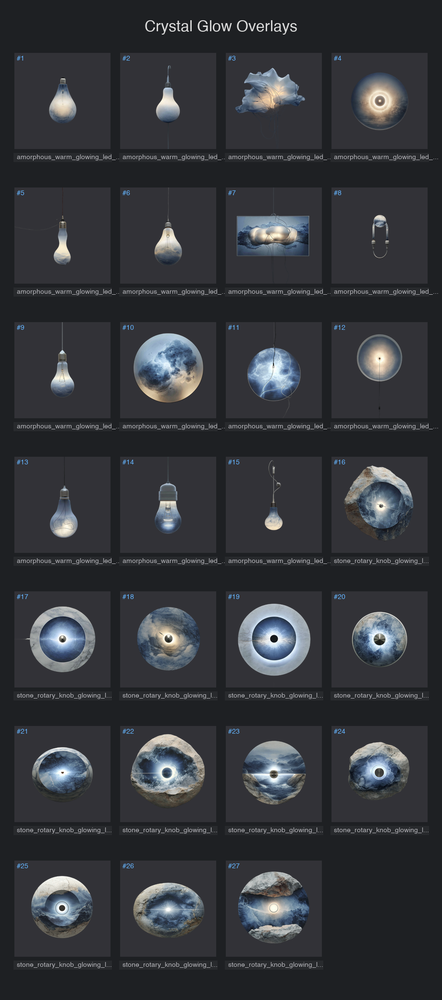
#> input picture UI Mockup/contact_sheet_crystal_glows.png, 442 x 1000 px, shrunk from 920 x 2080 before the run
$ python mask_with_grabcut.py '../UI Mockup/contact_sheet_crystal_glows.png' 5 5 5
#> lines starting #> are read from the running program, lines starting #| are printed output that depends on the picture; after the words box and inside, x2 and y2 are one past the last pixel; in counts of white or black regions, pixels touching at a corner belong together
#!/usr/bin/env python3
"""
Mask knobs using GrabCut algorithm
Automatic foreground/background segmentation with refinement
"""
import sys
import numpy as np
from PIL import Image
from pathlib import Path
from scipy import ndimage
import cv2

def segment_with_grabcut(img_array, rect_margin=50, iterations=5):
    """
    Segment foreground using GrabCut algorithm

    Args:
        img_array: Input image as numpy array (RGB)
        rect_margin: Margin from edges for initial rectangle
        iterations: Number of GrabCut iterations

    Returns:
        Foreground mask as boolean array
    """
    height, width = img_array.shape[:2]

    # Initialize rectangle (initial estimate of foreground region)
    rect = (rect_margin, rect_margin, width - 2 * rect_margin, height - 2 * rect_margin)

    # Initialize masks for GrabCut
    mask = np.zeros((height, width), np.uint8)
    bgd_model = np.zeros((1, 65), np.float64)
    fgd_model = np.zeros((1, 65), np.float64)

    # Run GrabCut
    cv2.grabCut(img_array, mask, rect, bgd_model, fgd_model, iterations, cv2.GC_INIT_WITH_RECT)

    # Create binary mask (foreground = 1, 3; background = 0, 2)
    mask2 = np.where((mask == 2) | (mask == 0), 0, 1).astype('uint8')

    return mask2

def refine_mask(mask_binary, min_size=1000, edge_feather=5):
    """
    Refine the binary mask

    Args:
        mask_binary: Binary mask (0 or 1)
        min_size: Minimum region size to keep
        edge_feather: Gaussian blur sigma for smooth edges

    Returns:
        Refined alpha channel as uint8
    """
    # Remove small regions
    labeled, num_features = ndimage.label(mask_binary)
    if num_features > 1:
        sizes = ndimage.sum(mask_binary, labeled, range(num_features + 1))
        # Keep only regions larger than min_size
        mask_sizes = sizes > min_size
        remove_pixel = ~mask_sizes[labeled]
        mask_binary = mask_binary.copy()
        mask_binary[remove_pixel] = 0

    # Morphological operations to smooth
    kernel = np.ones((5, 5), np.uint8)
    mask_binary = cv2.morphologyEx(mask_binary, cv2.MORPH_CLOSE, kernel, iterations=2)
    mask_binary = cv2.morphologyEx(mask_binary, cv2.MORPH_OPEN, kernel, iterations=1)

    # Fill holes
    mask_binary = ndimage.binary_fill_holes(mask_binary).astype(np.uint8)

    # Smooth edges
    if edge_feather > 0:
        mask_float = mask_binary.astype(float)
        mask_smooth = ndimage.gaussian_filter(mask_float, sigma=edge_feather)
        alpha = (mask_smooth * 255).astype(np.uint8)
    else:
        alpha = mask_binary * 255

    return alpha

def process_image_with_grabcut(image_path, output_path=None, rect_margin=50, iterations=5, edge_feather=6):
    """Process image using GrabCut"""
    print(f"Processing: {Path(image_path).name}")

    # Load image
    img = Image.open(image_path).convert('RGB')
    img_array = np.array(img)

    print(f"   Running GrabCut (iterations={iterations}, margin={rect_margin}px)...")

    # Segment with GrabCut
    mask_binary = segment_with_grabcut(img_array, rect_margin, iterations)

    # Refine mask
    print("   Refining mask...")
    alpha = refine_mask(mask_binary, min_size=1000, edge_feather=edge_feather)

    # Calculate coverage
    coverage = np.sum(alpha > 0) / alpha.size * 100
    print(f"   ✅ Mask coverage: {coverage:.1f}%")

    # Create RGBA image
    rgba_array = np.dstack([img_array, alpha])
    rgba_img = Image.fromarray(rgba_array, 'RGBA')

    # Determine output path
    if output_path is None:
        output_path = Path(image_path).parent / f"{Path(image_path).stem}_masked_grabcut.png"

    # Save
    rgba_img.save(output_path, 'PNG')
    print(f"   ✅ Saved: {output_path}\n")

    return output_path

def main():
    if len(sys.argv) < 2:
        print("Usage: python3 mask_with_grabcut.py <input_image> [rect_margin] [iterations] [edge_feather]")
        print("\nParameters:")
        print("  rect_margin: Margin from edges for initial rect (default: 50)")
        print("  iterations: Number of GrabCut iterations (default: 5)")
        print("  edge_feather: Pixels to feather at edge (default: 6)")
        print("\nExample: python3 mask_with_grabcut.py series_3_1.png 80 8 8")
        sys.exit(1)

    input_path = Path(sys.argv[1])
    rect_margin = int(sys.argv[2]) if len(sys.argv) > 2 else 50
    iterations = int(sys.argv[3]) if len(sys.argv) > 3 else 5
    edge_feather = int(sys.argv[4]) if len(sys.argv) > 4 else 6

    # Check if file exists
    if not input_path.exists():
        # Try in Desktop/knobs
        input_path = Path.home() / 'Desktop' / 'knobs' / input_path.name
        if not input_path.exists():
            print(f"❌ File not found: {input_path}")
            sys.exit(1)

    print("🎯 GRABCUT SEGMENTATION MASKING")
    print("=" * 60)

    try:
        output_path = process_image_with_grabcut(
            input_path,
            rect_margin=rect_margin,
            iterations=iterations,
            edge_feather=edge_feather
        )
#> in process_image_with_grabcut, img is the input picture: PIL image 442x1000 RGB; mean R, G, B 52.3, 54.5, 59.1
#> in process_image_with_grabcut, `mask_binary = segment_with_grabcut(img_array, rect_margin, iterations)`:
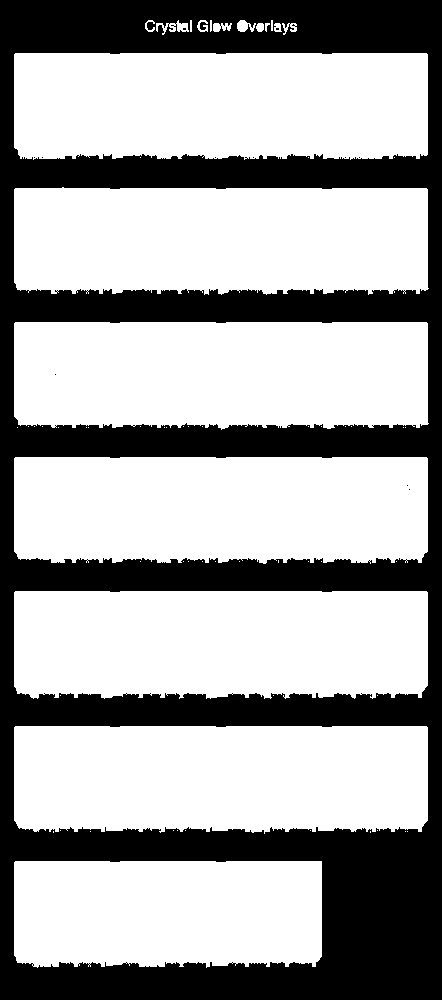
#> mask_binary: shape (1000, 442); values 0 (black) and 1 (white), 65.6% white; 12 black regions (11 under 20 px), largest, box (x1, y1, x2, y2) and area: (0, 0, 442, 1000) 151939
#> in refine_mask, `labeled, num_features = ndimage.label(mask_binary)`:
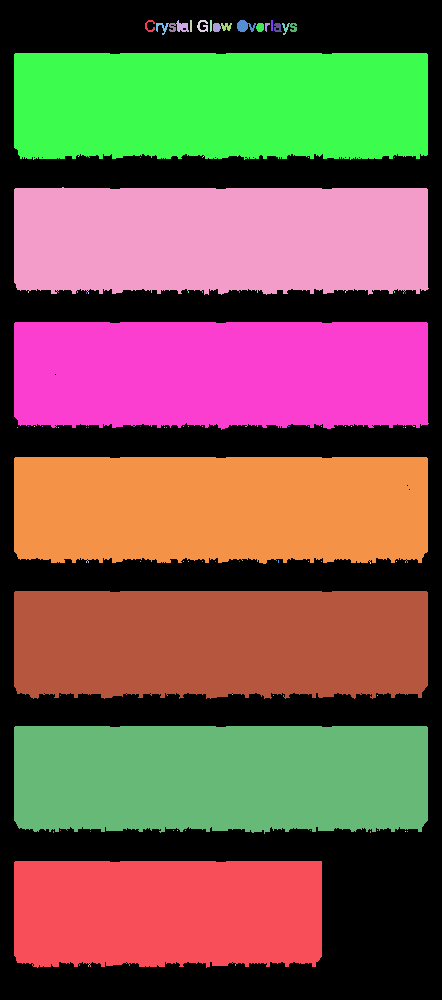
#> labeled: shape (1000, 442) int32; 118 distinct labels, from 0 to 117; one colour per label, 0 black
#> in refine_mask, `labeled, num_features = ndimage.label(mask_binary)`: num_features = 117
#> in refine_mask, `sizes = ndimage.sum(mask_binary, labeled, range(num_features + 1))`: sizes = 118 values, max 43085 at index 17, min 0 at index 0, mean 2458
#> in refine_mask, `remove_pixel = ~mask_sizes[labeled]`:
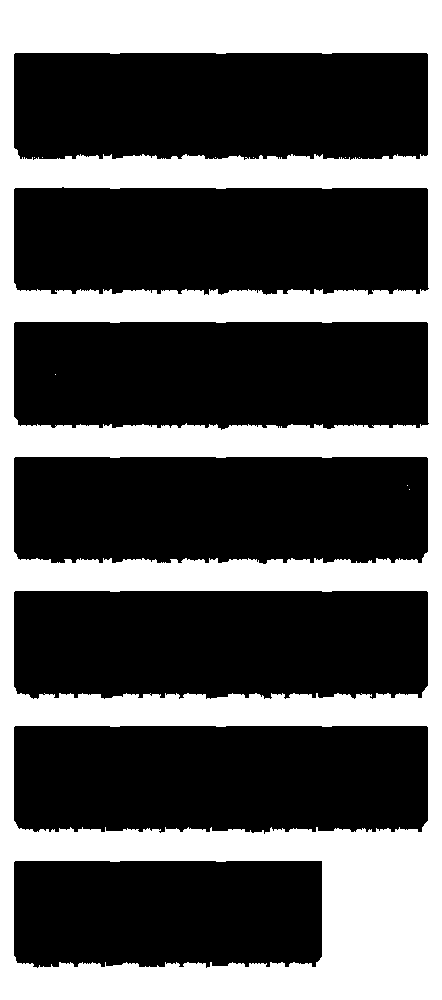
#> remove_pixel: shape (1000, 442) bool; 34.6% white; 10 white regions (9 under 20 px), largest, box (x1, y1, x2, y2) and area: (0, 0, 442, 1000) 152960
#> in refine_mask, `mask_binary = cv2.morphologyEx(mask_binary, cv2.MORPH_CLOSE, kernel, i..`:
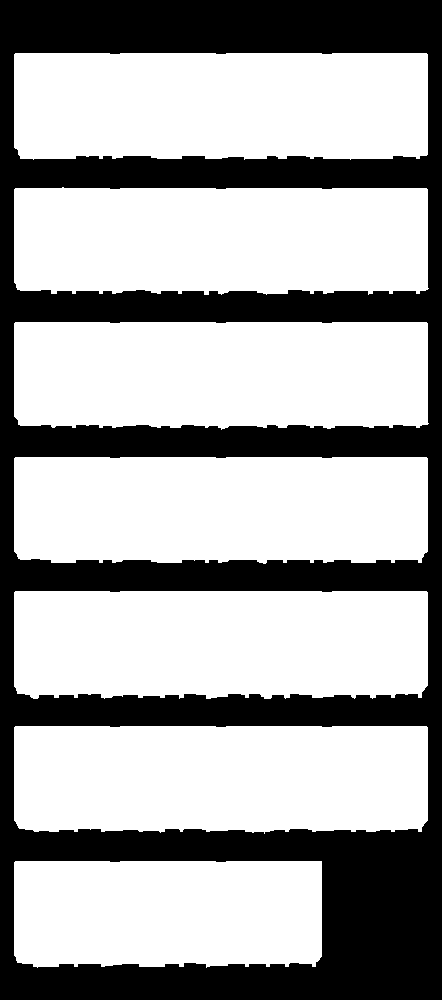
#> mask_binary: shape (1000, 442); values 0 (black) and 1 (white), 65.8% white; 1 black region, box (x1, y1, x2, y2) and area: (0, 0, 442, 1000) 151342
#> in refine_mask, `mask_binary = cv2.morphologyEx(mask_binary, cv2.MORPH_OPEN, kernel, it..`:
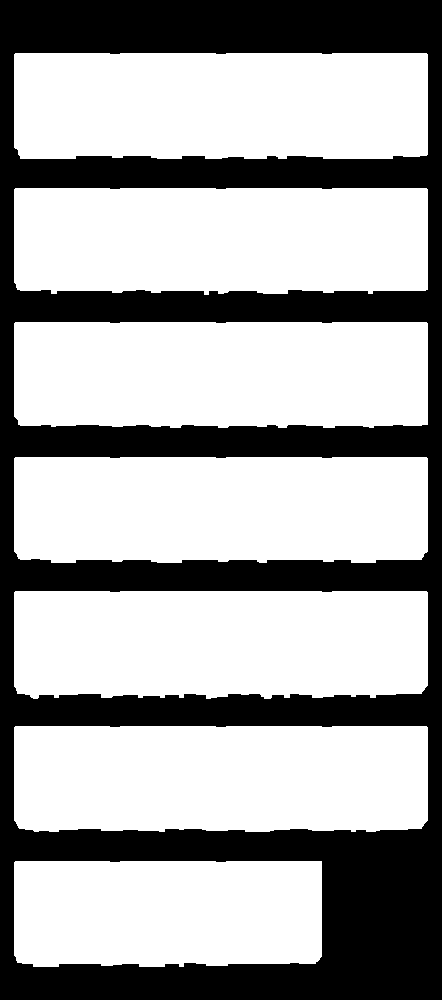
#> mask_binary: shape (1000, 442); values 0 (black) and 1 (white), 65.6% white; 1 black region, box (x1, y1, x2, y2) and area: (0, 0, 442, 1000) 151835
#> in refine_mask, `mask_smooth = ndimage.gaussian_filter(mask_float, sigma=edge_feather)`:
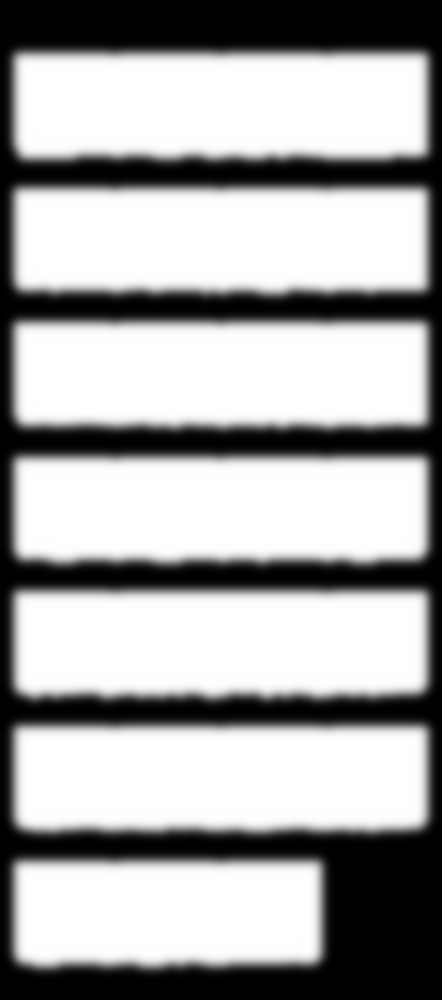
#> mask_smooth: shape (1000, 442) float64; min 0, max 1, mean 0.656
#> in process_image_with_grabcut, `coverage = np.sum(alpha > 0) / alpha.size * 100`: coverage = 87.66
#|    ✅ Mask coverage: 87.7%
#> in process_image_with_grabcut, `rgba_array = np.dstack([img_array, alpha])`:
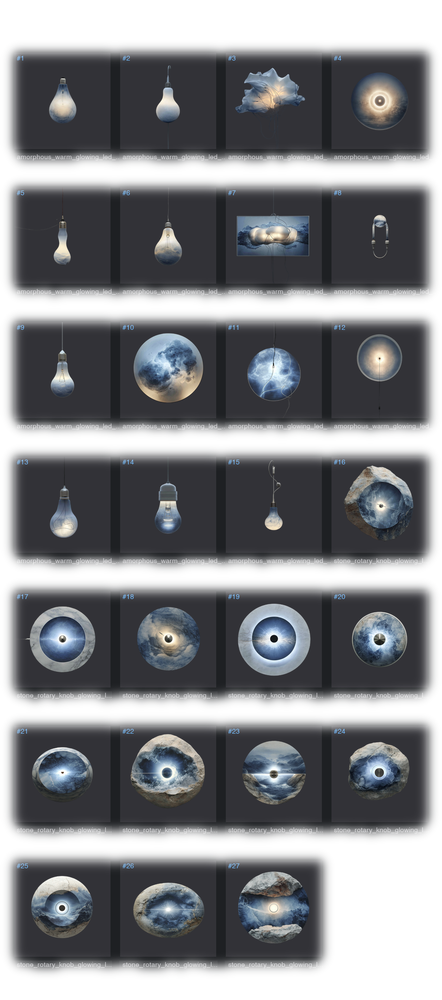
#> rgba_array: shape (1000, 442, 4); mean R, G, B, A 52.3, 54.5, 59.1, 167.1; transparent parts drawn white

        if output_path:
            print(f"To preview: open {output_path}")

    except Exception as e:
        print(f"❌ Error: {e}")
        import traceback
        traceback.print_exc()
        sys.exit(1)

if __name__ == '__main__':
    main()

$ run again, on UI Mockup/knob_assets_contact_sheet.png
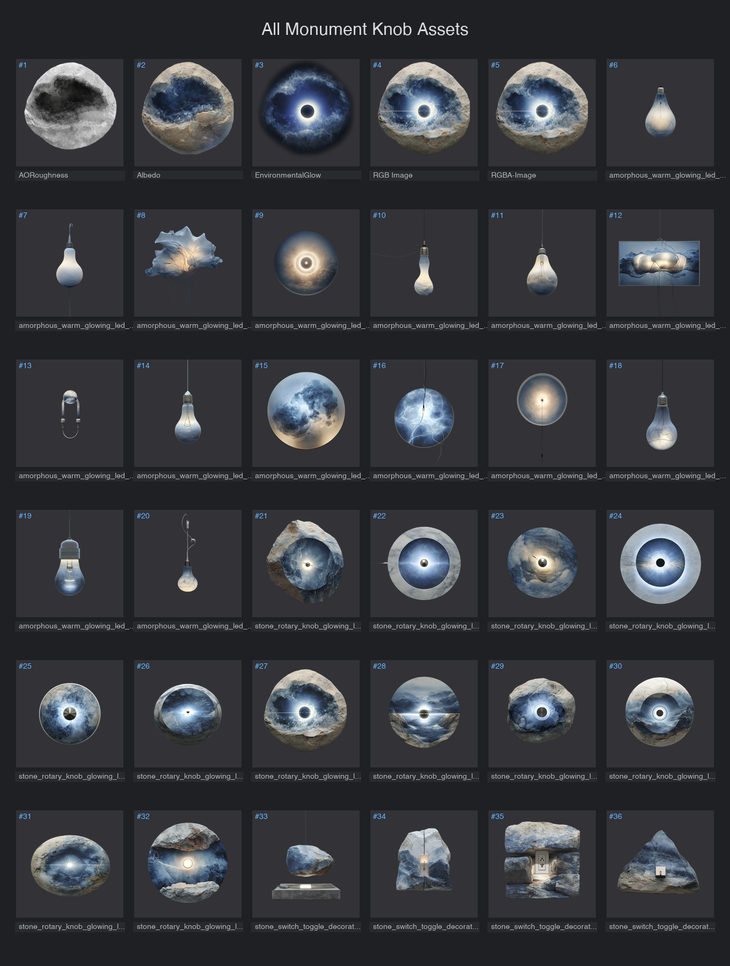
#> input picture UI Mockup/knob_assets_contact_sheet.png, 730 x 966 px, shrunk from 1360 x 1800 before the run
#> in process_image_with_grabcut, img is the input picture: PIL image 730x966 RGB; mean R, G, B 54.3, 56.5, 61.2
#> in refine_mask, `labeled, num_features = ndimage.label(mask_binary)`:
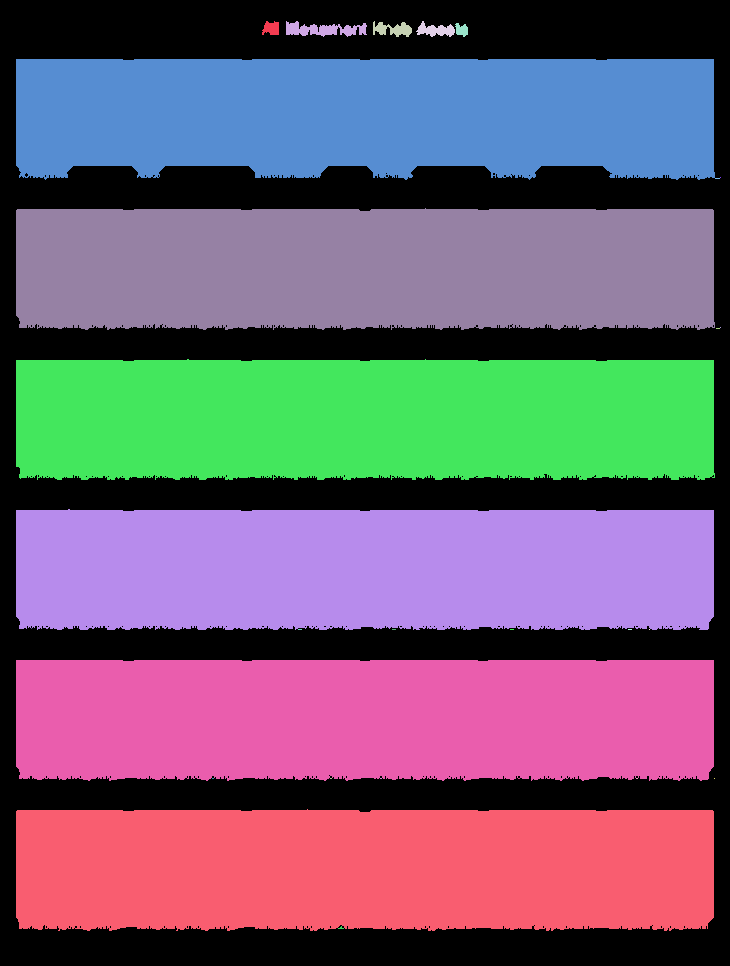
#> labeled: shape (966, 730) int32; 29 distinct labels, from 0 to 28; one colour per label, 0 black
#> num_features = 28
#> sizes = 29 values, max 82801 at index 9, min 0 at index 0, mean 17015.8
#> remove_pixel: shape (966, 730) bool; 30.3% white; 132 white regions (131 under 20 px), largest, box (x1, y1, x2, y2) and area: (0, 0, 730, 966) 213310
#> mask_float: shape (966, 730) float64; values 0 (black) and 1 (white), 70% white; 1 black region, box (x1, y1, x2, y2) and area: (0, 0, 730, 966) 211890
#> coverage = 88.63
#|    ✅ Mask coverage: 88.6%
#> in process_image_with_grabcut, `rgba_array = np.dstack([img_array, alpha])`:
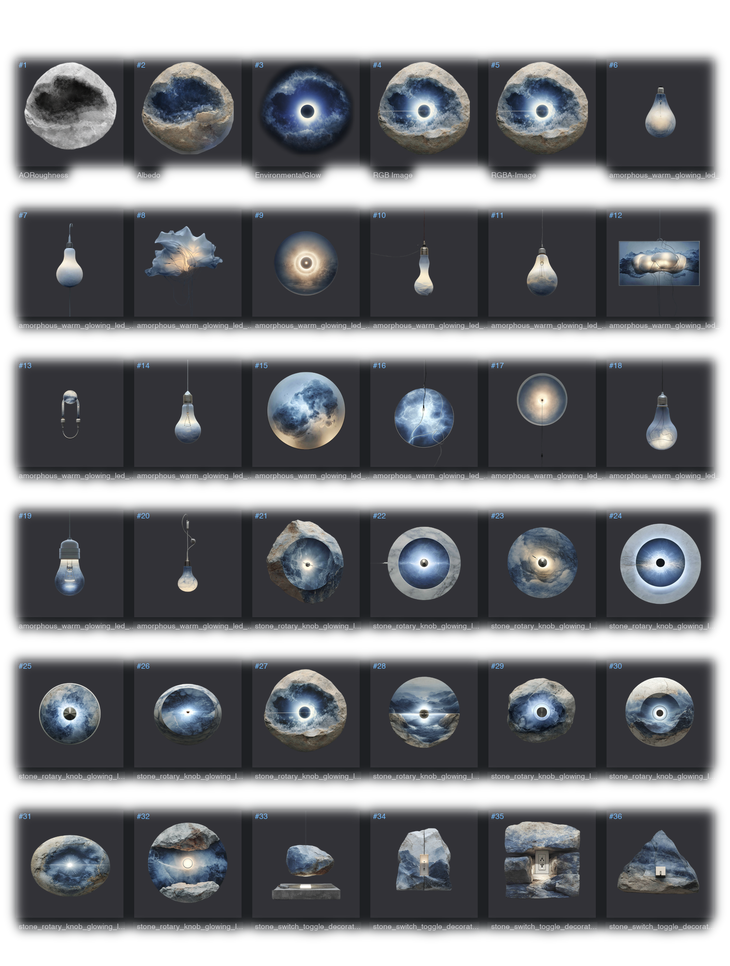
#> rgba_array: shape (966, 730, 4); mean R, G, B, A 54.3, 56.5, 61.2, 178.1; transparent parts drawn white
